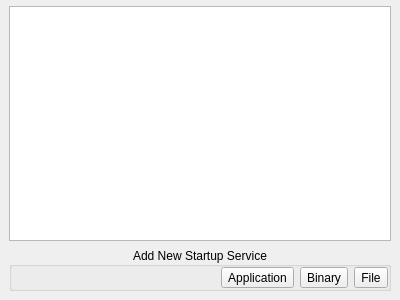
<?xml version="1.0" encoding="UTF-8"?>
<ui version="4.0">
 <class>page_autostart</class>
 <widget class="QWidget" name="page_autostart">
  <property name="geometry">
   <rect>
    <x>0</x>
    <y>0</y>
    <width>400</width>
    <height>300</height>
   </rect>
  </property>
  <property name="windowTitle">
   <string>Form</string>
  </property>
  <layout class="QVBoxLayout" name="verticalLayout">
   <property name="leftMargin">
    <number>9</number>
   </property>
   <property name="topMargin">
    <number>6</number>
   </property>
   <property name="rightMargin">
    <number>9</number>
   </property>
   <property name="bottomMargin">
    <number>9</number>
   </property>
   <item>
    <widget class="QListWidget" name="list_session_start">
     <property name="sortingEnabled">
      <bool>true</bool>
     </property>
    </widget>
   </item>
   <item>
    <widget class="QGroupBox" name="groupBox">
     <property name="title">
      <string>Add New Startup Service</string>
     </property>
     <property name="alignment">
      <set>Qt::AlignCenter</set>
     </property>
     <layout class="QHBoxLayout" name="horizontalLayout">
      <property name="leftMargin">
       <number>0</number>
      </property>
      <property name="topMargin">
       <number>0</number>
      </property>
      <property name="rightMargin">
       <number>0</number>
      </property>
      <property name="bottomMargin">
       <number>0</number>
      </property>
      <item>
       <layout class="QHBoxLayout" name="horizontalLayout_18">
        <item>
         <spacer name="horizontalSpacer_15">
          <property name="orientation">
           <enum>Qt::Horizontal</enum>
          </property>
          <property name="sizeHint" stdset="0">
           <size>
            <width>40</width>
            <height>20</height>
           </size>
          </property>
         </spacer>
        </item>
        <item>
         <widget class="QToolButton" name="tool_session_addapp">
          <property name="text">
           <string>Application</string>
          </property>
          <property name="toolButtonStyle">
           <enum>Qt::ToolButtonTextBesideIcon</enum>
          </property>
         </widget>
        </item>
        <item>
         <widget class="QToolButton" name="tool_session_addbin">
          <property name="text">
           <string>Binary</string>
          </property>
          <property name="toolButtonStyle">
           <enum>Qt::ToolButtonTextBesideIcon</enum>
          </property>
         </widget>
        </item>
        <item>
         <widget class="QToolButton" name="tool_session_addfile">
          <property name="text">
           <string>File</string>
          </property>
          <property name="toolButtonStyle">
           <enum>Qt::ToolButtonTextBesideIcon</enum>
          </property>
         </widget>
        </item>
       </layout>
      </item>
     </layout>
    </widget>
   </item>
  </layout>
 </widget>
 <resources/>
 <connections/>
</ui>
